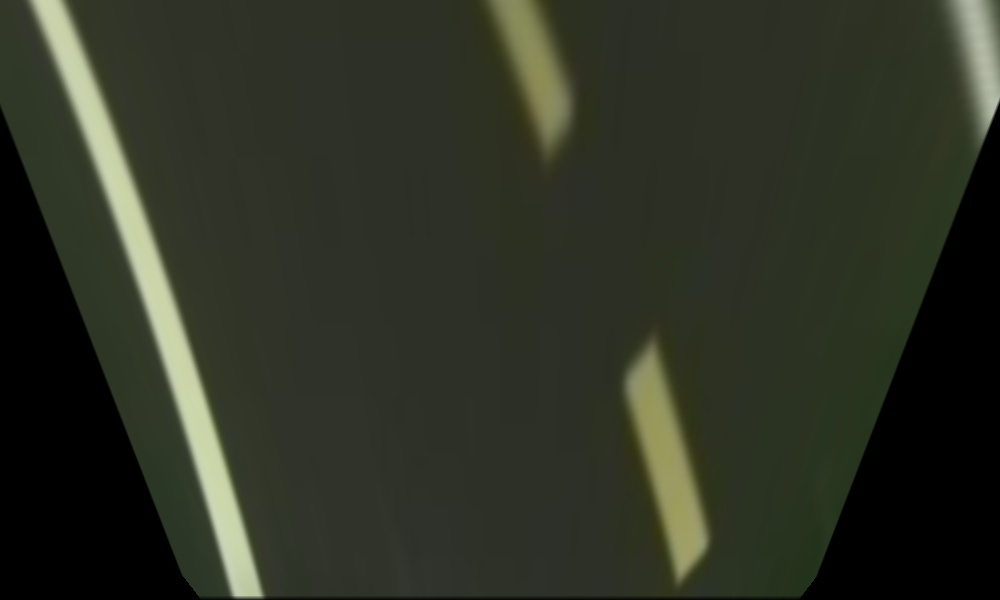
#> input picture tf_vae/test/0.0722970757_0.223937735123.png, 1000 x 600 px
$ python colorjiter_test.py
#> lines starting #> are read from the running program, lines starting #| are printed output that depends on the picture
import cv2 as cv
from PIL import Image
import numpy as np
from PIL import ImageEnhance
import random

transform_type_dict = dict(
    brightness=ImageEnhance.Brightness, contrast=ImageEnhance.Contrast,
    sharpness=ImageEnhance.Sharpness, color=ImageEnhance.Color
)

class ColorJitter(object):
    def __init__(self, transform_dict):
        self.transforms = [(transform_type_dict[k], transform_dict[k]) for k in transform_dict]

    def __call__(self, img):
        out = img
        rand_num = np.random.uniform(0, 1, len(self.transforms))
        for i, (transformer, alpha) in enumerate(self.transforms):
            r = alpha * (rand_num[i] * 2.0 - 1.0) + 1  # r in [1-alpha, 1+alpha)
            print(alpha)
            out = transformer(out).enhance(r)
        return out

img_name = "./test/0.0722970757_0.223937735123.png"
image = cv.imread(img_name)
#> image is the input picture: shape (600, 1000, 3); mean B, G, R 37.4, 50.3, 46.3
for i in range(10):
    h, w, c = image.shape
    im = cv.resize(image, (w, h), interpolation=cv.INTER_AREA)
    # 1. color jitter
    if random.choice([True, False]):
        rand_b = random.uniform(0, 0.5)
        rand_ct = random.uniform(0, 0.5)
        rand_s = random.uniform(0, 0.5)
        rand_cl = random.uniform(0, 0.1)
        _transform_dict = {'brightness': rand_b, 'contrast': rand_ct, 'sharpness': rand_s, 'color': rand_cl}
        _color_jitter = ColorJitter(_transform_dict)
        im = Image.fromarray(im)
        im = _color_jitter(im)
        # 做完color jitter之后，再将Image对象转回numpy array
        im = np.array(im)
    # 2. gaussian filter
    im = cv.GaussianBlur(im, (3, 3), 0)

    cv.imwrite(img_name[:-4]+ str(i) + "_cj.png", im)
#> this loop made 10 passes
#> pass 3, `im = _color_jitter(im)`:
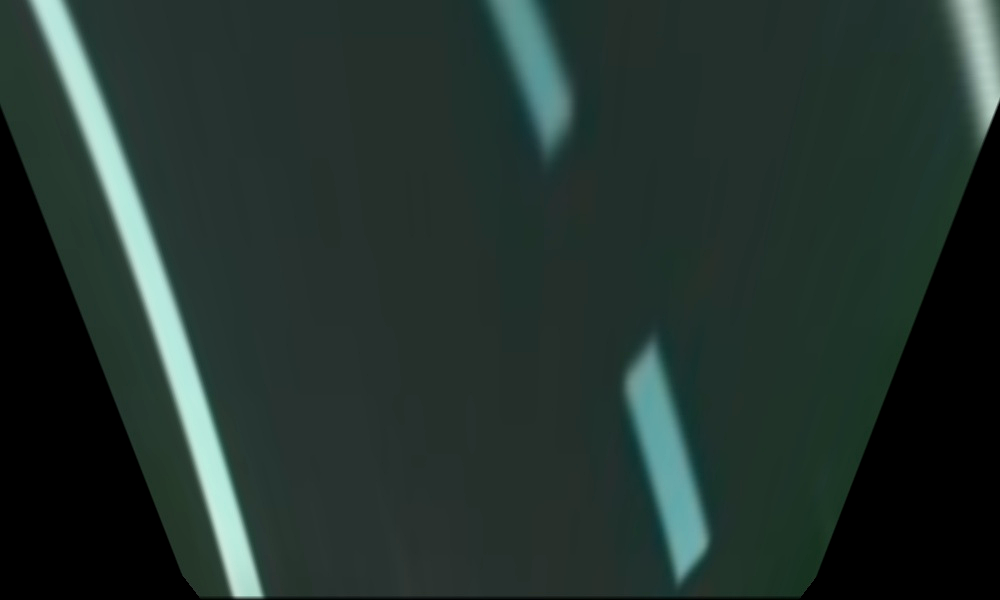
#> im: PIL image 1000x600 RGB; mean R, G, B 36.1, 51.3, 46.4
